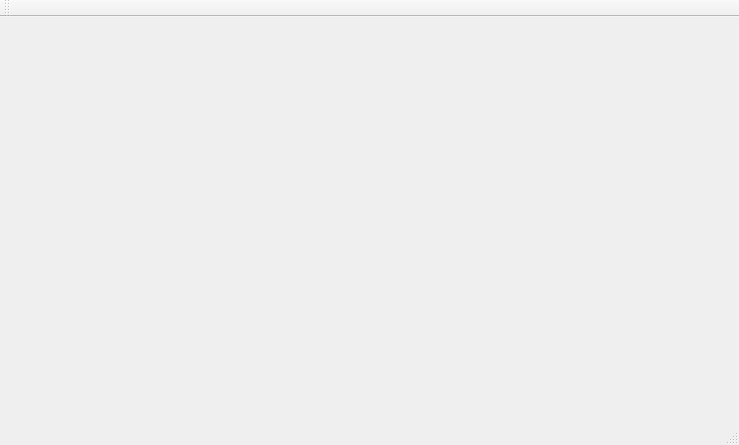
<?xml version="1.0" encoding="UTF-8"?>
<ui version="4.0">
 <class>MainWindow</class>
 <widget class="QMainWindow" name="MainWindow">
  <property name="geometry">
   <rect>
    <x>0</x>
    <y>0</y>
    <width>739</width>
    <height>445</height>
   </rect>
  </property>
  <property name="windowTitle">
   <string>MainWindow</string>
  </property>
  <widget class="QWidget" name="centralWidget"/>
  <widget class="QMenuBar" name="menuBar">
   <property name="geometry">
    <rect>
     <x>0</x>
     <y>0</y>
     <width>739</width>
     <height>25</height>
    </rect>
   </property>
  </widget>
  <widget class="QToolBar" name="mainToolBar">
   <attribute name="toolBarArea">
    <enum>TopToolBarArea</enum>
   </attribute>
   <attribute name="toolBarBreak">
    <bool>false</bool>
   </attribute>
  </widget>
  <widget class="QStatusBar" name="statusBar"/>
 </widget>
 <layoutdefault spacing="6" margin="11"/>
 <resources/>
 <connections/>
</ui>
